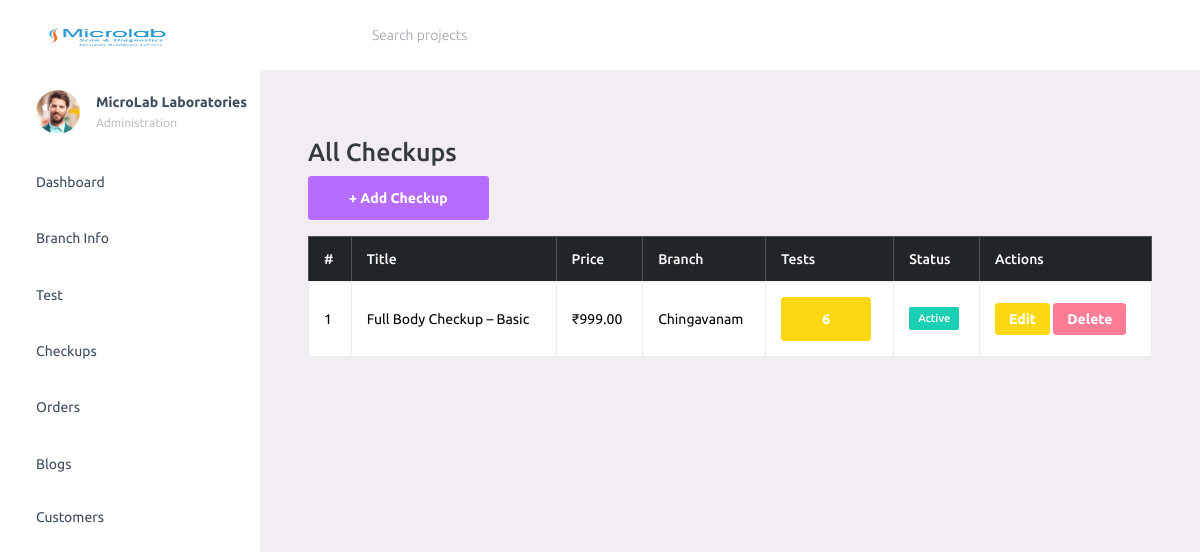
Before: /Checkups/ with the older database file.
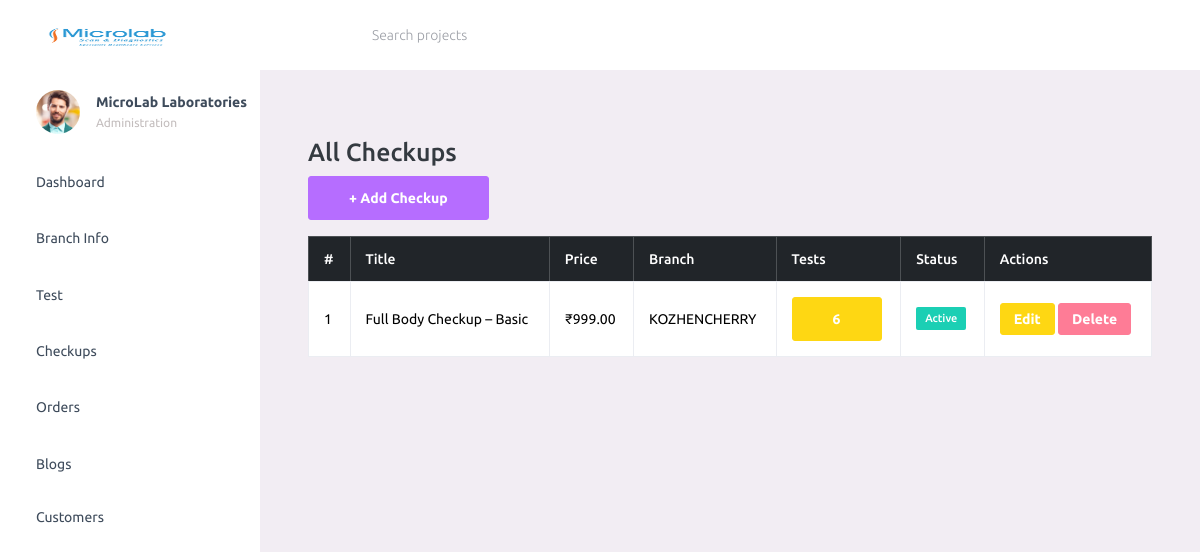
After: the same page with the newer database file.
### Diagnosis_App/models.py (models this page shows)
class Checkup(models.Model):
    title = models.CharField(max_length=150)
    slug = models.SlugField(unique=True)
    description = models.TextField()
    tests = models.ManyToManyField(DiagnosticTest, blank=True)
    branch = models.ForeignKey(Branch, on_delete=models.SET_NULL, null=True, blank=True)
    views = models.IntegerField(default=0)
    report_time = models.CharField(max_length=100)
    price = models.DecimalField(max_digits=8, decimal_places=2)
    fasting_required = models.BooleanField(default=False)
    sample_type = models.CharField(max_length=100)
    target_audience = models.CharField(max_length=200, blank=True, null=True)
    purpose = models.TextField(blank=True, null=True)
    active = models.BooleanField(default=True)

class Branch(models.Model):
    name = models.CharField(max_length=100)
    address = models.TextField()
    pincode = models.CharField(max_length=10)
    contact_number = models.CharField(max_length=15)
    location_url=models.URLField(null=True)
    email = models.EmailField(blank=True, null=True)
    active = models.BooleanField(default=True)
    latitude = models.FloatField(blank=True, null=True)
    longitude = models.FloatField(blank=True, null=True)
    password=models.CharField(max_length=100,null=True)

### Diagnosis_App/views.py (the view)
# urls.py: path('Checkups/', views.checkup_list, name='checkup_list'),
def checkup_list(request):
    if request.session.get("b_id"):
        branch=Branch.objects.get(id=request.session['b_id'])
        checkups = Checkup.objects.filter(branch=branch)
        branches = Branch.objects.all()
    else:
        branches = Branch.objects.all()
        checkups = Checkup.objects.all()
    return render(request, 'checkup_list.html', {'checkups': checkups,"branches":branches})

### templates/checkup_list.html (shortened to what this page needs)
{% if request.session.b_id%}
{% include 'navbar_branch.html' %}
{% else %}
{% include 'navbar.html' %}
{% endif %}
<div class="container mt-4">
  <h3>All Checkups</h3>
  <a href="{% url 'checkup_add' %}" class="btn btn-primary mb-3">+ Add Checkup</a>
  <table class="table table-bordered">
    <thead class="table-dark">
      <tr>
        <th>#</th>
        <th>Title</th>
        <th>Price</th>
        <th>Branch</th>
        <th>Tests</th>
        <th>Status</th>
        <th>Actions</th>
      </tr>
    </thead>
    <tbody>
      {% for c in checkups %}
      <tr>
        <td>{{ forloop.counter }}</td>
        <td>{{ c.title }}</td>
        <td>₹{{ c.price }}</td>
        <td>{{ c.branch.name }}</td>
        <td>
  <a href="#" data-bs-toggle="modal" class="btn btn-warning" data-bs-target="#testModal{{ c.id }}">
    {{ c.tests.count }}
  </a>
</td>
        <td>
          {% if c.active %}
            <span class="badge bg-success">Active</span>
          {% else %}
            <span class="badge bg-secondary">Inactive</span>
          {% endif %}
        </td>
        <td>
          <a href="{% url 'checkup_edit' c.id %}" class="btn btn-warning btn-sm">Edit</a>
          <a href="{% url 'checkup_delete' c.id %}" class="btn btn-danger btn-sm">Delete</a>
        </td>
      </tr>
      {% endfor %}
    </tbody>
  </table>
</div>

Changed rows visible on the page:
changed through a linked row, Checkup "Full Body Checkup – Basic": branch.name "Chingavanam" → "KOZHENCHERRY"
